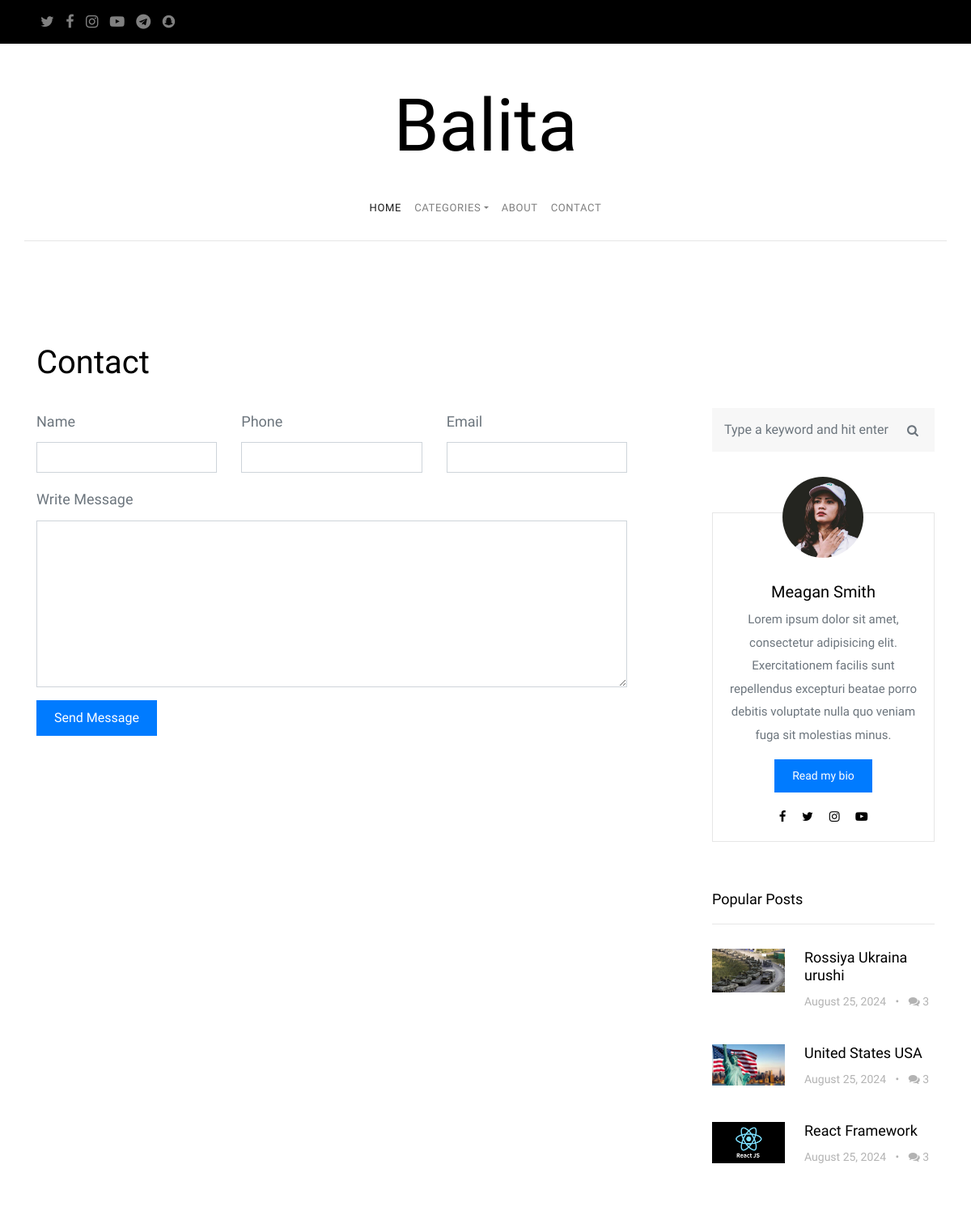
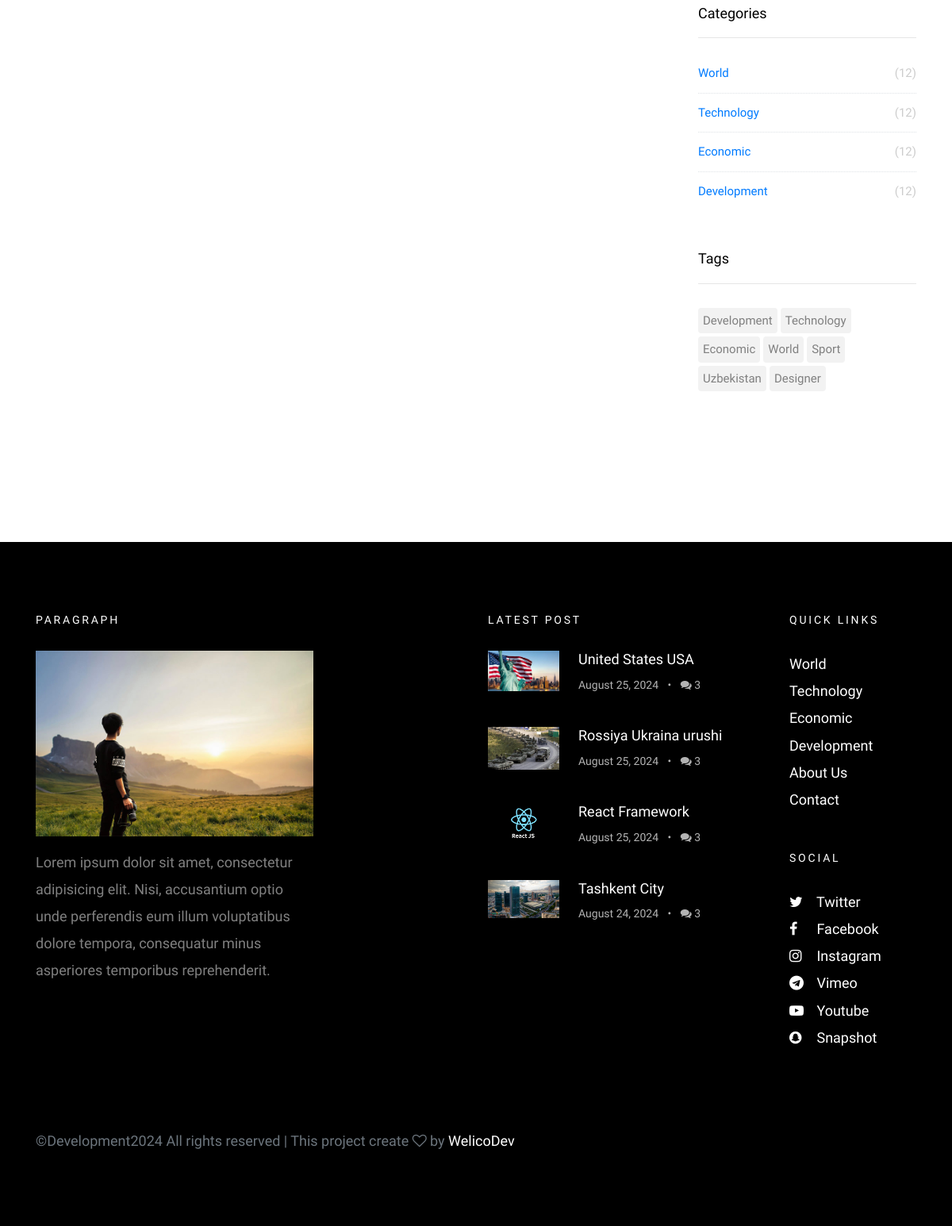
Page /contact/ on the committed database (2 pictures, top to bottom).
### app/models.py (models this page shows, shortened)
class Post(BaseModel):
    user = models.ForeignKey(CustomUser, on_delete=models.CASCADE)
    category = models.ForeignKey(Category , on_delete=models.CASCADE)
    image = models.ImageField(upload_to='posts/')
    title = models.CharField(max_length=250)
    slug = models.SlugField(max_length=250)
    content = RichTextField()
    tag = models.ManyToManyField(Tag, blank=True)
    is_published = models.BooleanField(default=True)
    view_count = models.IntegerField(default=0)

class Category(BaseModel):
    name = models.CharField(max_length=250)
    slug = models.SlugField(max_length=250)

class Tag(BaseModel):
    name = models.CharField(max_length=250)

### app/views.py (the view, shortened to what this page needs)
# urls.py: path('contact/', contact, name="contact"),
def contact(request):
    latest_posts = Post.objects.filter(is_published=True).order_by("-pk")[:4]
    slide_posts = Post.objects.filter(is_published=True).order_by("-view_count")[:3]
    tags = Tag.objects.all()
    categories = Category.objects.all()
    context = {
        "categories": categories,
        "latest_posts": latest_posts,
        "slide_posts": slide_posts,
        "tags": tags
    }
    return render(request, 'contact.html', context=context)

### templates/contact.html
{% extends 'base.html' %}
{% load static %}
{% block content %}
<section class="site-section">
    <div class="container">
        <div class="row mb-4">
            <div class="col-md-6">
                <h1>Contact</h1>
            </div>
        </div>
        <div class="row blog-entries">
            <div class="col-md-12 col-lg-8 main-content">
                <form method="POST">{% csrf_token %}
                    <div class="row">
                        <div class="col-md-4 form-group">
                            <label for="name">Name</label>
                            <input type="text" id="name" class="form-control" name="name">
                        </div>
                        <div class="col-md-4 form-group">
                            <label for="phone">Phone</label>
                            <input type="text" id="phone" class="form-control" name="phone">
                        </div>
                        <div class="col-md-4 form-group">
                            <label for="email">Email</label>
                            <input type="email" id="email" class="form-control" name="email">
                        </div>
                    </div>
                    <div class="row">
                        <div class="col-md-12 form-group">
                            <label for="message">Write Message</label>
                            <textarea name="message" id="message" class="form-control " cols="30" rows="8" required></textarea>
                        </div>
                    </div>
                    <div class="row">
                        <div class="col-md-6 form-group">
                            <input type="submit" value="Send Message" class="btn btn-primary">
                        </div>
                    </div>
                </form>
            </div>
                {% include 'sitebar.html' %}
        </div>
    </div>
</section>
{% endblock %}

### templates/base.html (shortened to what this page needs)
<!doctype html>
{% load static %}
<html lang="en">
<head>
    <link rel="stylesheet" href="{% static 'css/bootstrap.css' %}">
    <link rel="stylesheet" href="{% static 'css/animate.css' %}">
    <link rel="stylesheet" href="{% static 'css/owl.carousel.min.css' %}">
    <link rel="stylesheet" href="{% static 'fonts/ionicons/css/ionicons.min.css' %}">
    <link rel="stylesheet" href="{% static 'fonts/fontawesome/css/font-awesome.min.css' %}">
    <link rel="stylesheet" href="{% static 'fonts/flaticon/font/flaticon.css' %}">
    <link rel="stylesheet" href="{% static 'css/style.css' %}">
</head>
<body>
<header role="banner">
    <div class="top-bar">
        <div class="container">
            <div class="row">
                <div class="col-9 social">
                    <a href="#"><span class="fa fa-twitter"></span></a>
                    <a href="#"><span class="fa fa-facebook"></span></a>
                    <a href="#"><span class="fa fa-instagram"></span></a>
                    <a href="#"><span class="fa fa-youtube-play"></span></a>
                    <a href="#"><span class="fa fa-telegram"></span></a>
                    <a href="#"><span class="fa fa-snapchat"></span></a>
                </div>
            </div>
        </div>
    </div>
    <div class="container logo-wrap">
        <div class="row pt-5">
            <div class="col-12 text-center">
                <h1 class="site-logo"><a href="{% url 'home' %}">Balita</a></h1>
            </div>
        </div>
    </div>
    <nav class="navbar navbar-expand-md  navbar-light bg-light">
        <div class="container">
            <div class="collapse navbar-collapse" id="navbarMenu">
                <ul class="navbar-nav mx-auto">
                    <li class="nav-item">
                        <a class="nav-link active" href="{% url 'home' %}">Home</a>
                    </li>
                    <li class="nav-item dropdown">
                        <a class="nav-link dropdown-toggle" href="" id="dropdown05" data-toggle="dropdown"
                           aria-haspopup="true" aria-expanded="false">Categories</a>
                    </li>
                    <li class="nav-item">
                        <a class="nav-link" href="{% url 'about' %}">About</a>
                    </li>
                    <li class="nav-item">
                        <a class="nav-link" href="{% url 'contact' %}">Contact</a>
                    </li>
                </ul>
            </div>
        </div>
    </nav>
</header>
{% block content %}
{% endblock %}
<footer class="site-footer">
    <div class="container">
        <div class="row mb-5">
            <div class="col-md-4">
                <h3>Paragraph</h3>
                <p>
                    <img src="{% static 'images/img_1.jpg' %}" alt="Image placeholder" class="img-fluid">
                </p>
                <p>Lorem ipsum dolor sit amet, consectetur adipisicing elit. Nisi, accusantium optio unde perferendis
                    eum illum voluptatibus dolore tempora, consequatur minus asperiores temporibus reprehenderit.</p>
            </div>
            <div class="col-md-6 ml-auto">
                <div class="row">
                    <div class="col-md-7">
                        <h3>Latest Post</h3>
                        <div class="post-entry-sidebar">
                            <ul>
                                {% for post in latest_posts %}
                                <li>
                                    <a href="{% url 'views' post.slug %}">
                                        <img src="{{ post.image.url }}" alt="Image placeholder" class="mr-4">
                                        <div class="text">
                                            <h4>{{ post.title }}</h4>
                                            <div class="post-meta">
                                                <span class="mr-2">{{ post.created_at | date:"F d, Y" }} </span> &bullet;
                                                <span class="ml-2"><span class="fa fa-comments"></span> 3</span>
                                            </div>
                                        </div>
                                    </a>
                                </li>
                                {% endfor %}
                            </ul>
                        </div>
                    </div>
                    <div class="col-md-1"></div>
                    <div class="col-md-4">
                        <div class="mb-5">
                            <h3>Quick Links</h3>
                            <ul class="list-unstyled">
                                {% for ctg in categories %}
                                <li><a href="{% url 'category' ctg.slug %}">{{ ctg.name }}</a></li>
                                {% endfor %}
                                <li><a href="{% url 'about' %}">About Us</a></li>
                                <li><a href="{% url 'contact' %}">Contact</a></li>
                            </ul>
                        </div>
                        <div class="mb-5">
                            <h3>Social</h3>
                            <ul class="list-unstyled footer-social">
                                <li><a href="#"><span class="fa fa-twitter"></span> Twitter</a></li>
                                <li><a href="#"><span class="fa fa-facebook"></span> Facebook</a></li>
                                <li><a href="#"><span class="fa fa-instagram"></span> Instagram</a></li>
                                <li><a href="#"><span class="fa fa-telegram"></span> Vimeo</a></li>
                                <li><a href="#"><span class="fa fa-youtube-play"></span> Youtube</a></li>
                                <li><a href="#"><span class="fa fa-snapchat"></span> Snapshot</a></li>
                            </ul>
                        </div>
                    </div>
                </div>
            </div>
        </div>
        <div class="row">
            <div class="col-md-12">
                 &copy;Development<script>document.write(new Date().getFullYear());</script>
                All rights reserved | This project create  <i class="fa fa-heart-o" aria-hidden="true"></i> by <a
                    href="https://t.me/welicodev" target="_blank">WelicoDev</a>
            </div>
        </div>
    </div>
</footer>
</body>
</html>

### templates/sitebar.html
{% load static %}
<div class="col-md-12 col-lg-4 sidebar">
                <div class="sidebar-box search-form-wrap">
                    <form action="#" class="search-form">
                        <div class="form-group">
                            <span class="icon fa fa-search"></span>
                            <input type="text" class="form-control" id="s" placeholder="Type a keyword and hit enter">
                        </div>
                    </form>
                </div>
<div class="sidebar-box">
                    <div class="bio text-center">
                        <img src="{% static 'images/person_1.jpg' %}" alt="Image Placeholder" class="img-fluid">
                        <div class="bio-body">
                            <h2>Meagan Smith</h2>
                            <p>Lorem ipsum dolor sit amet, consectetur adipisicing elit. Exercitationem facilis sunt
                                repellendus excepturi beatae porro debitis voluptate nulla quo veniam fuga sit molestias
                                minus.</p>
                            <p><a href="#" class="btn btn-primary btn-sm">Read my bio</a></p>
                            <p class="social">
                                <a href="#" class="p-2"><span class="fa fa-facebook"></span></a>
                                <a href="#" class="p-2"><span class="fa fa-twitter"></span></a>
                                <a href="#" class="p-2"><span class="fa fa-instagram"></span></a>
                                <a href="#" class="p-2"><span class="fa fa-youtube-play"></span></a>
                            </p>
                        </div>
                    </div>
                </div>
<div class="sidebar-box">
    <h3 class="heading">Popular Posts</h3>
    <div class="post-entry-sidebar">
        <ul>
            {% for post in slide_posts %}
            <li>
                <a href="{% url 'views' post.slug %}">
                    <img src="{{ post.image.url }}" alt="Image placeholder" class="mr-4">
                    <div class="text">
                        <h4>{{ post.title }}</h4>
                        <div class="post-meta">
                            <span class="mr-2">{{ post.created_at | date:"F d, Y" }}</span> &bullet;
                            <span class="ml-2"><span class="fa fa-comments"></span> 3</span>
                        </div>
                    </div>
                </a>
            </li>
            {% endfor %}
        </ul>
    </div>
</div>
<div class="sidebar-box">
    <h3 class="heading">Categories</h3>
    <ul class="categories">
        {% for ctg in categories %}
        <li><a href="{% url 'category' ctg.slug %}">{{ ctg.name }} <span>(12)</span></a></li>
        {% endfor %}
    </ul>
</div>
<div class="sidebar-box">
    <h3 class="heading">Tags</h3>
    <ul class="tags">
        {% for tag in tags %}
            <li><a href="#">{{ tag.name }}</a></li>
        {% endfor %}
    </ul>
</div>
</div>

### static/css/style.css (style rules this page uses)
body { background: #fff; font-family: "Josefin Sans", arial, sans-serif; font-weight: 300; font-size: 18px; line-height: 1.9; color: #6c757d; }
a { -webkit-transition: .3s all ease; -o-transition: .3s all ease; transition: .3s all ease; text-decoration: none; }
h1, h2, h3, h4 { color: #000; font-family: "Josefin Sans", arial, sans-serif; }
header { position: relative; top: 0; left: 0; width: 100%; z-index: 5; font-weight: 400; background: #fff !important; }
header .navbar-collapse { position: relative; }
header .navbar { padding-top: 0; padding-bottom: 0; background: transparent !important; }
header .navbar .nav-link { padding: 1.7rem 1rem; font-size: 13px; outline: none !important; text-transform: uppercase; letter-spacing: .05em; }
.site-logo a { color: #000; font-size: 90px; }
.top-bar { background: #000; padding: 10px 0; }
.top-bar .social a, .top-bar .search-icon a { color: #fff; opacity: .5; padding: 5px; }
.top-bar .social { text-align: left; }
.navbar > .container { border-bottom: 1px solid #e6e6e6; }
.bio { padding: 15px; background: #fff; border: 1px solid #e6e6e6; font-weight: 400; }
.bio img { max-width: 100px; margin-top: -4em; border-radius: 50%; position: relative; margin-bottom: 30px; }
.bio h2 { font-size: 20px; }
.bio .bio-body .social a { color: #000; }
.site-section { padding: 7em 0; }
.blog-entries .post-meta { margin-bottom: 20px; color: #b3b3b3; }
.btn, .form-control { outline: none; -webkit-box-shadow: none !important; box-shadow: none !important; border-radius: 0; }
.form-control { -webkit-box-shadow: none !important; box-shadow: none !important; }
textarea.form-control { height: inherit; }
.btn { -webkit-transition: .3s all ease; -o-transition: .3s all ease; transition: .3s all ease; padding: 8px 20px; }
.btn.btn-primary { color: #fff; border-width: 2px; }
.btn.btn-sm { font-size: 14px; }
.sidebar { padding-left: 5em; }
.sidebar-box { margin-bottom: 4em; font-size: 15px; width: 100%; float: left; background: #fff; }
.sidebar-box *:last-child { margin-bottom: 0; }
.sidebar-box .heading { font-size: 18px; margin-bottom: 30px; padding-bottom: 20px; border-bottom: 1px solid #e6e6e6; }
.tags { padding: 0; margin: 0; font-weight: 400; }
.tags li { padding: 0; margin: 0 4px 4px 0; float: left; display: inline-block; }
.tags li a { float: left; display: block; border-radius: 4px; padding: 2px 6px; color: gray; background: #f2f2f2; }
.categories { padding: 0; margin: 0; font-weight: 400; }
.categories li { padding: 0; margin: 0; position: relative; margin-bottom: 10px; padding-bottom: 10px; border-bottom: 1px dotted #dee2e6; list-style: none; }
.categories li:last-child { margin-bottom: 0; border-bottom: none; padding-bottom: 0; }
.categories li a { display: block; }
.categories li a span { position: absolute; right: 0; top: 0; color: #ccc; }
.heading { color: #000; }
.post-entry-sidebar .post-meta { font-size: 14px; color: #b3b3b3; }
.post-entry-sidebar ul { padding: 0; margin: 0; }
.post-entry-sidebar ul li { list-style: none; padding: 0 0 20px 0; margin: 0 0 20px 0; }
.post-entry-sidebar ul li a { display: table; }
.post-entry-sidebar ul li a img { width: 90px; }
.post-entry-sidebar ul li a img, .post-entry-sidebar ul li a .text { display: table-cell; vertical-align: middle; }
.post-entry-sidebar ul li a .text h4 { font-size: 18px; }
.search-form-wrap { margin-bottom: 5em; display: block; }
.search-form .form-group { position: relative; }
.search-form .form-group #s { padding-right: 50px; background: #f7f7f7; padding: 15px 15px; border: none; }
.search-form .icon { position: absolute; top: 50%; right: 20px; -webkit-transform: translateY(-50%); -ms-transform: translateY(-50%); transform: translateY(-50%); }
.site-footer { background-size: cover; background-position: center center; background-repeat: no-repeat; padding: 5em 0; background: #000; }
.site-footer .post-entry-sidebar ul li a h4 { color: #fff; }
.site-footer .footer-social li a > span { width: 30px; }
.site-footer a { color: #fff; }
.site-footer h3 { color: #fff; margin-bottom: 30px; font-size: 14px; text-transform: uppercase; letter-spacing: .2em; }
.site-footer p { color: rgba(255, 255, 255, 0.5); }

### rows in the picture
Post: image (picture), title "Rossiya Ukraina urushi", created_at "August 25, 2024"
Post: image (picture), title "United States USA", created_at "August 25, 2024"
Post: image (picture), title "React Framework", created_at "August 25, 2024"
Category: name "World"
Category: name "Technology"
Category: name "Economic"
Category: name "Development"
Tag: name "Development"
Tag: name "Technology"
Tag: name "Economic"
Tag: name "World"
Tag: name "Sport"
Tag: name "Uzbekistan"
Tag: name "Designer"
Post: image (picture), title "Tashkent City", created_at "August 24, 2024"
